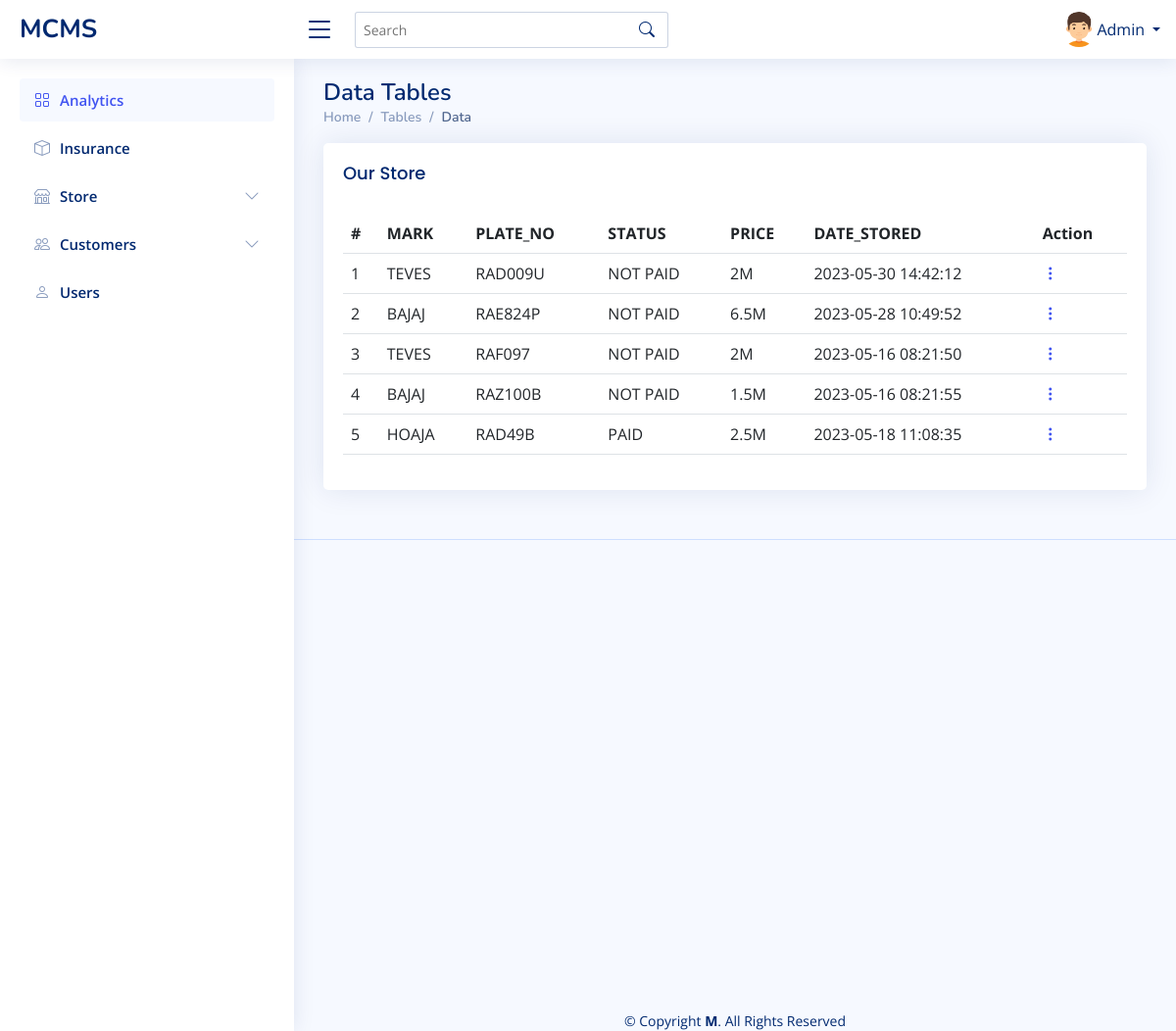
The page /Dashboard/Admin/available_store.php (signed in) on the database its author committed.
### tables this page shows
CREATE TABLE `store` (
  `s_id` int(11) NOT NULL,
  `mark` varchar(250) NOT NULL,
  `plate_no` varchar(100) NOT NULL,
  `status` varchar(100) NOT NULL,
  `price` varchar(100) NOT NULL,
  `requ` varchar(100) NOT NULL,
  `appr` int(11) NOT NULL,
  `datestored` timestamp NOT NULL DEFAULT current_timestamp() ON UPDATE current_timestamp(),
  `stat` varchar(200) NOT NULL DEFAULT 'Normal'
);

### Dashboard/Admin/available_store.php (the view, shortened to what this page needs)
<?php
            include 'navbar.php';
?>
  <main id="main" class="main">
    <div class="pagetitle">
      <h1>Data Tables</h1>
      <nav>
        <ol class="breadcrumb">
          <li class="breadcrumb-item"><a href="index.php">Home</a></li>
          <li class="breadcrumb-item">Tables</li>
          <li class="breadcrumb-item active">Data</li>
        </ol>
      </nav>
    </div>
    <section class="section">
      <div class="row">
        <div class="col-lg-12">
          <div class="card">
            <div class="card-body">
              <h5 class="card-title">Our Store</h5>
              <?php
          echo"
              <table class='table datatable'>
                <thead>
                  <tr>
                    <th scope='col'>#</th>
                    <th scope='col'>MARK</th>
                    <th scope='col'>PLATE_NO</th>
                    <th scope='col'>STATUS</th>
                    <th scope='col'>PRICE</th>
                    <th scope='col'>DATE_STORED</th>
                    <th scope='col'>Action</th>
                    </thead>";
                $count = 1;
                $fetch = mysqli_query($conn,"select * from store");
                while($row = mysqli_fetch_array($fetch))
                {
                 echo"<tr>";
                 echo"<td>".$count."</td>";
                 echo"<td>".$row['mark']."</td>";
                 echo"<td>".$row['plate_no']."</td>";
                 echo"<td>".$row['status']."</td>";
                 echo"<td>".$row['price']."</td>";
                 echo"<td>".$row['datestored']."</td>";
                 echo"<td class='text-right'>".
						"<div class='dropdown'>
						<a href='#' class='action-icon bi bi-three-dots-vertical' data-bs-toggle='dropdown'></a>
						<div class='dropdown-menu dropdown-menu-right'>
						<a class='dropdown-item' href=request_store.php?s_id=".$row['s_id']."><i class='bi bi-pencil'></i>Request</a>".
                      "</td>";
                        $count = $count + 1;
                     }
                 echo"</table>";
                      ?>
            </div>
          </div>
        </div>
      </div>
    </section>
  </main>
  <?php
  include "../footer.php"
  ?>

### Dashboard/Admin/assets/css/style.css (style rules this page uses)
:root { scroll-behavior: smooth; }
body { font-family: "Open Sans", sans-serif; background: #f6f9ff; color: #444444; }
a { color: #4154f1; text-decoration: none; }
h1, h2, h3, h4, h5, h6 { font-family: "Nunito", sans-serif; }
#main { margin-top: 60px; padding: 20px 30px; transition: all 0.3s; }
.pagetitle { margin-bottom: 10px; }
.pagetitle h1 { font-size: 24px; margin-bottom: 0; font-weight: 600; color: #012970; }
.card { margin-bottom: 30px; border: none; border-radius: 5px; box-shadow: 0px 0 30px rgba(1, 41, 112, 0.1); }
.card-title { padding: 20px 0 15px 0; font-size: 18px; font-weight: 500; color: #012970; font-family: "Poppins", sans-serif; }
.card-body { padding: 0 20px 20px 20px; }
.breadcrumb { font-size: 14px; font-family: "Nunito", sans-serif; color: #899bbd; font-weight: 600; }
.breadcrumb a { color: #899bbd; transition: 0.3s; }
.breadcrumb .breadcrumb-item::before { color: #899bbd; }
.breadcrumb .active { color: #51678f; font-weight: 600; }
@media (min-width: 1200px) { #main, #footer { margin-left: 300px; } }

### rows shown on the page
store: mark "TEVES", plate_no "RAD009U", status "NOT PAID", price "2M", datestored "2023-05-30 14:42:12"
store: mark "BAJAJ", plate_no "RAE824P", status "NOT PAID", price "6.5M", datestored "2023-05-28 10:49:52"
store: mark "TEVES", plate_no "RAF097", status "NOT PAID", price "2M", datestored "2023-05-16 08:21:50"
store: mark "BAJAJ", plate_no "RAZ100B", status "NOT PAID", price "1.5M", datestored "2023-05-16 08:21:55"
store: mark "HOAJA", plate_no "RAD49B", status "PAID", price "2.5M", datestored "2023-05-18 11:08:35"

### other values the page prints
$_SESSION['account_type'] "Admin"
